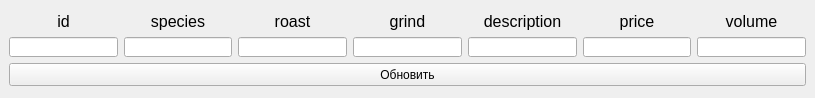
<?xml version="1.0" encoding="UTF-8"?>
<ui version="4.0">
 <class>MainWindow</class>
 <widget class="QMainWindow" name="MainWindow">
  <property name="geometry">
   <rect>
    <x>0</x>
    <y>0</y>
    <width>815</width>
    <height>98</height>
   </rect>
  </property>
  <property name="maximumSize">
   <size>
    <width>16777215</width>
    <height>98</height>
   </size>
  </property>
  <property name="windowTitle">
   <string>MainWindow</string>
  </property>
  <widget class="QWidget" name="centralwidget">
   <layout class="QVBoxLayout" name="verticalLayout_9">
    <item>
     <layout class="QVBoxLayout" name="verticalLayout_8">
      <item>
       <layout class="QHBoxLayout" name="horizontalLayout">
        <property name="sizeConstraint">
         <enum>QLayout::SetMaximumSize</enum>
        </property>
        <item>
         <layout class="QVBoxLayout" name="verticalLayout_7">
          <item>
           <widget class="QLabel" name="label">
            <property name="maximumSize">
             <size>
              <width>16777215</width>
              <height>20</height>
             </size>
            </property>
            <property name="font">
             <font>
              <pointsize>12</pointsize>
             </font>
            </property>
            <property name="text">
             <string>id</string>
            </property>
            <property name="alignment">
             <set>Qt::AlignCenter</set>
            </property>
           </widget>
          </item>
          <item>
           <widget class="QLineEdit" name="lineEdit_id">
            <property name="maximumSize">
             <size>
              <width>16777215</width>
              <height>20</height>
             </size>
            </property>
           </widget>
          </item>
         </layout>
        </item>
        <item>
         <layout class="QVBoxLayout" name="verticalLayout">
          <item>
           <widget class="QLabel" name="label_2">
            <property name="maximumSize">
             <size>
              <width>16777215</width>
              <height>20</height>
             </size>
            </property>
            <property name="font">
             <font>
              <pointsize>12</pointsize>
             </font>
            </property>
            <property name="text">
             <string>species</string>
            </property>
            <property name="alignment">
             <set>Qt::AlignCenter</set>
            </property>
           </widget>
          </item>
          <item>
           <widget class="QLineEdit" name="lineEdit_species">
            <property name="maximumSize">
             <size>
              <width>16777215</width>
              <height>20</height>
             </size>
            </property>
           </widget>
          </item>
         </layout>
        </item>
        <item>
         <layout class="QVBoxLayout" name="verticalLayout_2">
          <item>
           <widget class="QLabel" name="label_3">
            <property name="maximumSize">
             <size>
              <width>16777215</width>
              <height>20</height>
             </size>
            </property>
            <property name="font">
             <font>
              <pointsize>12</pointsize>
             </font>
            </property>
            <property name="text">
             <string>roast</string>
            </property>
            <property name="alignment">
             <set>Qt::AlignCenter</set>
            </property>
           </widget>
          </item>
          <item>
           <widget class="QLineEdit" name="lineEdit_roast">
            <property name="maximumSize">
             <size>
              <width>16777215</width>
              <height>20</height>
             </size>
            </property>
           </widget>
          </item>
         </layout>
        </item>
        <item>
         <layout class="QVBoxLayout" name="verticalLayout_3">
          <item>
           <widget class="QLabel" name="label_4">
            <property name="maximumSize">
             <size>
              <width>16777215</width>
              <height>20</height>
             </size>
            </property>
            <property name="font">
             <font>
              <pointsize>12</pointsize>
             </font>
            </property>
            <property name="text">
             <string>grind</string>
            </property>
            <property name="alignment">
             <set>Qt::AlignCenter</set>
            </property>
           </widget>
          </item>
          <item>
           <widget class="QLineEdit" name="lineEdit_grind">
            <property name="maximumSize">
             <size>
              <width>16777215</width>
              <height>20</height>
             </size>
            </property>
           </widget>
          </item>
         </layout>
        </item>
        <item>
         <layout class="QVBoxLayout" name="verticalLayout_4">
          <item>
           <widget class="QLabel" name="label_5">
            <property name="maximumSize">
             <size>
              <width>16777215</width>
              <height>20</height>
             </size>
            </property>
            <property name="font">
             <font>
              <pointsize>12</pointsize>
             </font>
            </property>
            <property name="text">
             <string>description</string>
            </property>
            <property name="alignment">
             <set>Qt::AlignCenter</set>
            </property>
           </widget>
          </item>
          <item>
           <widget class="QLineEdit" name="lineEdit_description">
            <property name="maximumSize">
             <size>
              <width>16777215</width>
              <height>20</height>
             </size>
            </property>
           </widget>
          </item>
         </layout>
        </item>
        <item>
         <layout class="QVBoxLayout" name="verticalLayout_5">
          <item>
           <widget class="QLabel" name="label_6">
            <property name="maximumSize">
             <size>
              <width>16777215</width>
              <height>20</height>
             </size>
            </property>
            <property name="font">
             <font>
              <pointsize>12</pointsize>
             </font>
            </property>
            <property name="text">
             <string>price</string>
            </property>
            <property name="alignment">
             <set>Qt::AlignCenter</set>
            </property>
           </widget>
          </item>
          <item>
           <widget class="QLineEdit" name="lineEdit_price">
            <property name="maximumSize">
             <size>
              <width>16777215</width>
              <height>20</height>
             </size>
            </property>
           </widget>
          </item>
         </layout>
        </item>
        <item>
         <layout class="QVBoxLayout" name="verticalLayout_6">
          <item>
           <widget class="QLabel" name="label_7">
            <property name="maximumSize">
             <size>
              <width>16777215</width>
              <height>20</height>
             </size>
            </property>
            <property name="font">
             <font>
              <pointsize>12</pointsize>
             </font>
            </property>
            <property name="text">
             <string>volume</string>
            </property>
            <property name="alignment">
             <set>Qt::AlignCenter</set>
            </property>
           </widget>
          </item>
          <item>
           <widget class="QLineEdit" name="lineEdit_volume">
            <property name="maximumSize">
             <size>
              <width>16777215</width>
              <height>20</height>
             </size>
            </property>
           </widget>
          </item>
         </layout>
        </item>
       </layout>
      </item>
      <item>
       <widget class="QPushButton" name="pushButton">
        <property name="maximumSize">
         <size>
          <width>16777215</width>
          <height>23</height>
         </size>
        </property>
        <property name="text">
         <string>Обновить</string>
        </property>
       </widget>
      </item>
     </layout>
    </item>
   </layout>
  </widget>
 </widget>
 <resources/>
 <connections/>
</ui>
